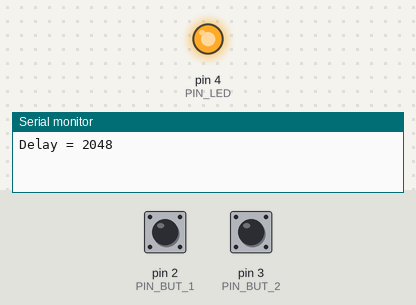
The sketch below on a simulated Arduino Uno, built with avr-gcc and run on an emulated ATmega328P. Shown: output pins drawn as LEDs (lit = HIGH), the last lines printed to the serial monitor. The inputs (shaded band) are chosen by the test bench; at power-on: pin 2 (PIN_BUT_1) HIGH, pin 3 (PIN_BUT_2) HIGH.

Above: at 1.2 s.
1.3 s: pin 2 (PIN_BUT_1) pulled LOW for 0.15 s
4.4 s: pin 3 (PIN_BUT_2) pulled LOW for 0.15 s
At 7.8 s:
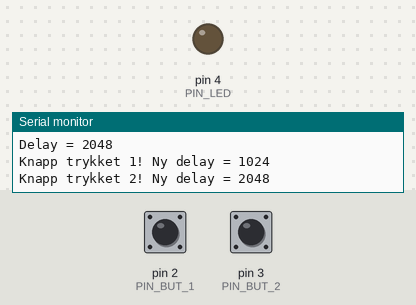
Timing chart, 0 to 12.6 s (numbered marks = the images above; inputs shaded):
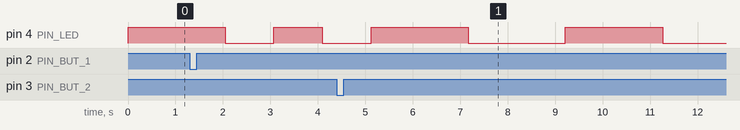

Measured:
- after the input at 4.4 s, pin 4 (PIN_LED): HIGH → LOW after 2.8 s, → HIGH 2.0 s later, → LOW 2.0 s later

The sketch:

oppg1.ino
```cpp
const int PIN_BUT_1 = 2;
const int PIN_BUT_2 = 3;
const int PIN_LED = 4;

const int debounce_time = 200;

volatile int delay_time = 1024 * 2;

void setup() {
  Serial.begin(9600);

  pinMode(PIN_BUT_1, INPUT_PULLUP);
  pinMode(PIN_BUT_2, INPUT_PULLUP);
  pinMode(PIN_LED, OUTPUT);

  attachInterrupt(digitalPinToInterrupt(PIN_BUT_1), BlinkFaster, RISING);
  attachInterrupt(digitalPinToInterrupt(PIN_BUT_2), BlinkSlower, RISING);

  Serial.print("Delay = ");
  Serial.println(delay_time);
}

void loop() {
  digitalWrite(PIN_LED, HIGH);
  delay(delay_time);
  digitalWrite(PIN_LED, LOW);
  delay(delay_time);
}

void BlinkFaster() {
  static size_t lastInterupt = 0;
  if (millis() < lastInterupt + debounce_time) return;
  lastInterupt = millis();

  delay_time /= 2;
  if (delay_time == 0) delay_time = 1;

  Serial.print("Knapp trykket 1! Ny delay = ");
  Serial.println(delay_time);
}

void BlinkSlower() {
  static size_t lastInterupt = 0;
  if (millis() < lastInterupt + debounce_time) return;
  lastInterupt = millis();

  delay_time *= 2;

  Serial.print("Knapp trykket 2! Ny delay = ");
  Serial.println(delay_time);
}
```
